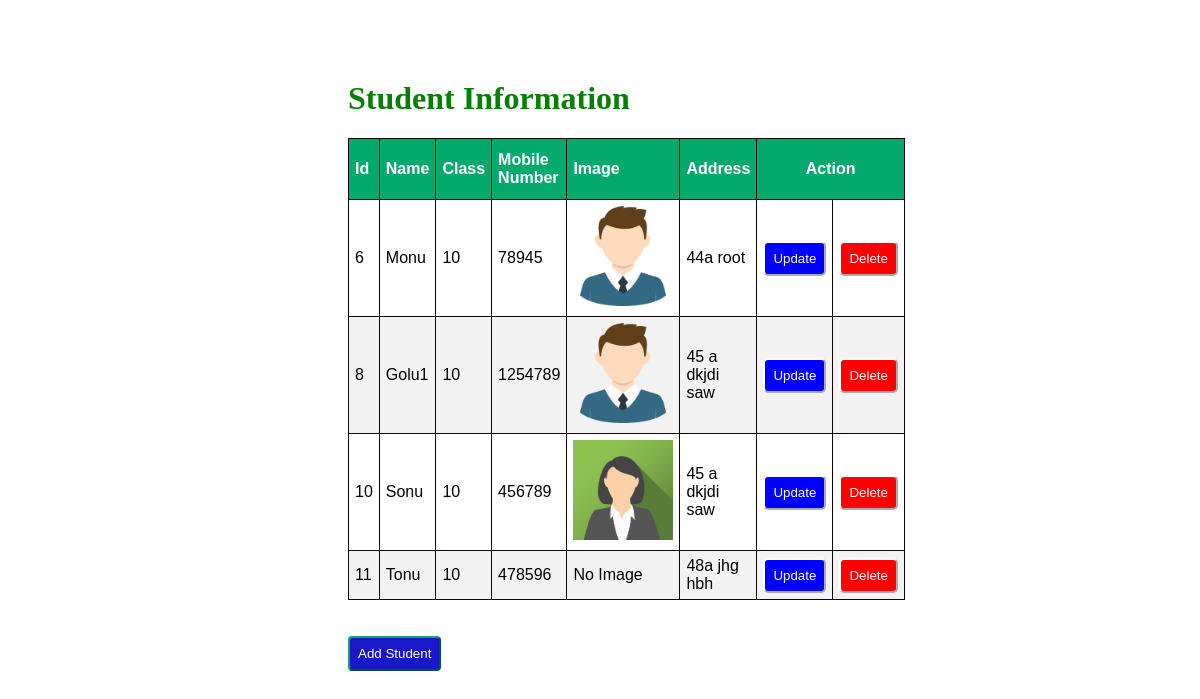
The app's page /, older data.
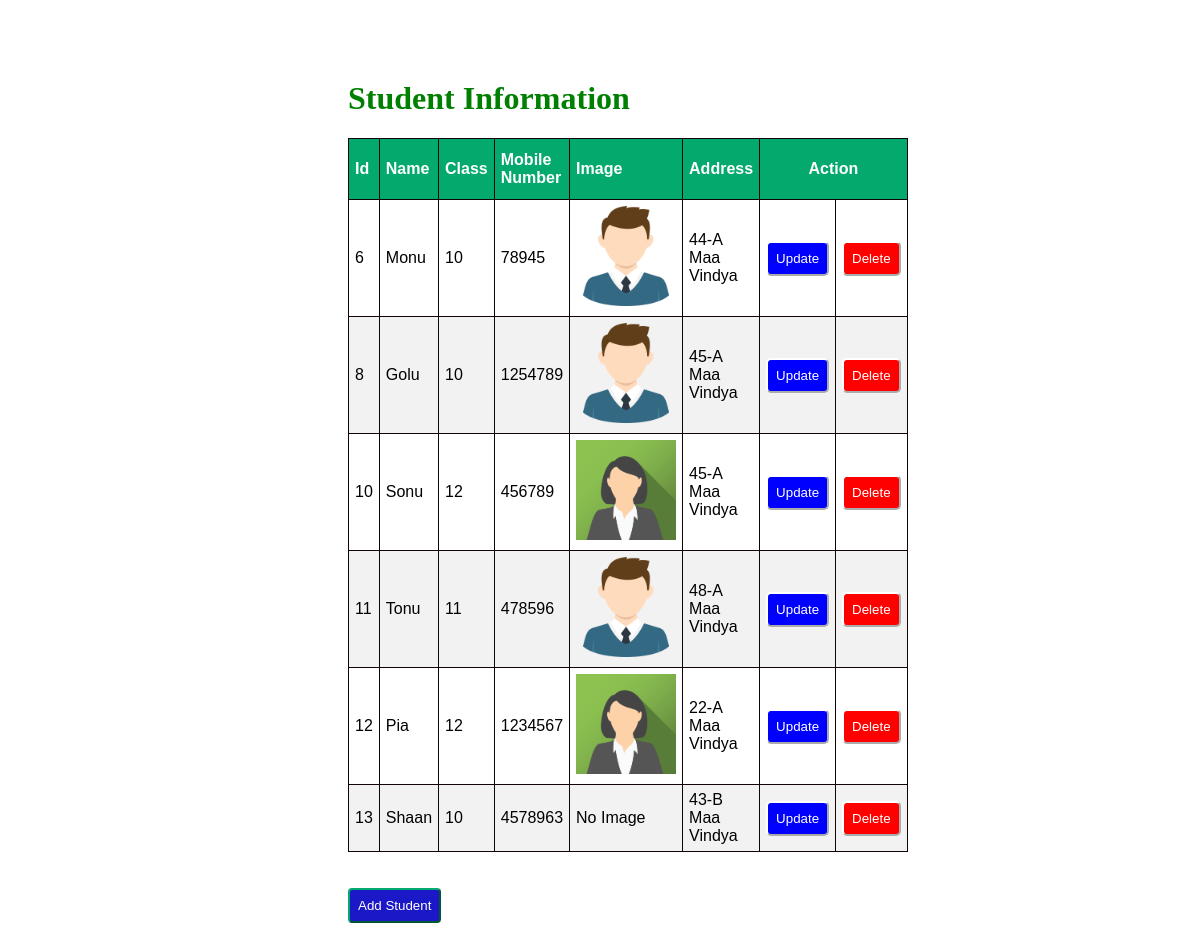
The same page, newer data.
### students/models.py (models this page shows)
class Students(models.Model):
    std_name=models.CharField(max_length=50)
    std_class=models.IntegerField()
    mobile_number=models.IntegerField()
    image=models.ImageField(blank=True)
    address=models.CharField(max_length=100)

### students/views.py (the view)
# urls.py: path('', views.index, name='index'),
def index(request):
    stud=Students.objects.all()
    return render(request,'index.html',{'stud':stud})

### students/templates/index.html (shortened to what this page needs)
<!DOCTYPE html>
<html lang="en">
<head>
</head>
{% load static %}
<link rel="stylesheet" href="{% static 'style.css' %}">
<body>
    <div class="container">
        <h1>Student Information</h1>
        <table id="customers" border="1">
            <thead>
                <th>Id</th>
                <th>Name</th>
                <th>Class</th>
                <th>Mobile Number</th>
                <th>Image</th>
                <th>Address</th>
                <th colspan="2" id="mid">Action</th>
            </thead>
            {% for x in stud %}
            <tr>
                <td>{{x.id}}</td>
                <td>{{x.std_name}}</td>
                <td>{{x.std_class}}</td>
                <td>{{x.mobile_number}}</td>
                {% if x.image %}
                <td>
                    <img src="{{ x.image.url }}" alt="Student Image" width="100" height="100">
                </td>
                {% else %}
                <td>No Image</td>
                {% endif %}
                <td>{{x.address}}</td>
                <td>
                    <a href="{% url 'update' x.id %}"><button id="up">Update</button></a>
                </td>
                <td>
                    <a href="delete/{{x.id}}"><button id="del">Delete</button></a>
                </td>
            </tr>
            {% endfor %}
        </table>
        <br><br>
        <a href="{% url 'add' %}"><button id="new3">Add Student</button></a>
    </div>
</body>
</html>

Row changes from the older to the newer data that the page shows:
changed Students "Monu": address "44a root" → "44-A Maa Vindya"
changed Students id 8: std_name "Golu1" → "Golu"; address "45 a dkjdi saw" → "45-A Maa Vindya"
changed Students "Sonu": std_class "10" → "12"; address "45 a dkjdi saw" → "45-A Maa Vindya"
changed Students "Tonu": std_class "10" → "11"; image: picture added; address "48a jhg hbh" → "48-A Maa Vindya"; no longer shows "No Image"
added Students: id "12", std_name "Pia", std_class "12", mobile_number "1234567", image (picture), address "22-A Maa Vindya"
added Students: id "13", std_name "Shaan", std_class "10", mobile_number "4578963", image "No Image", address "43-B Maa Vindya"
